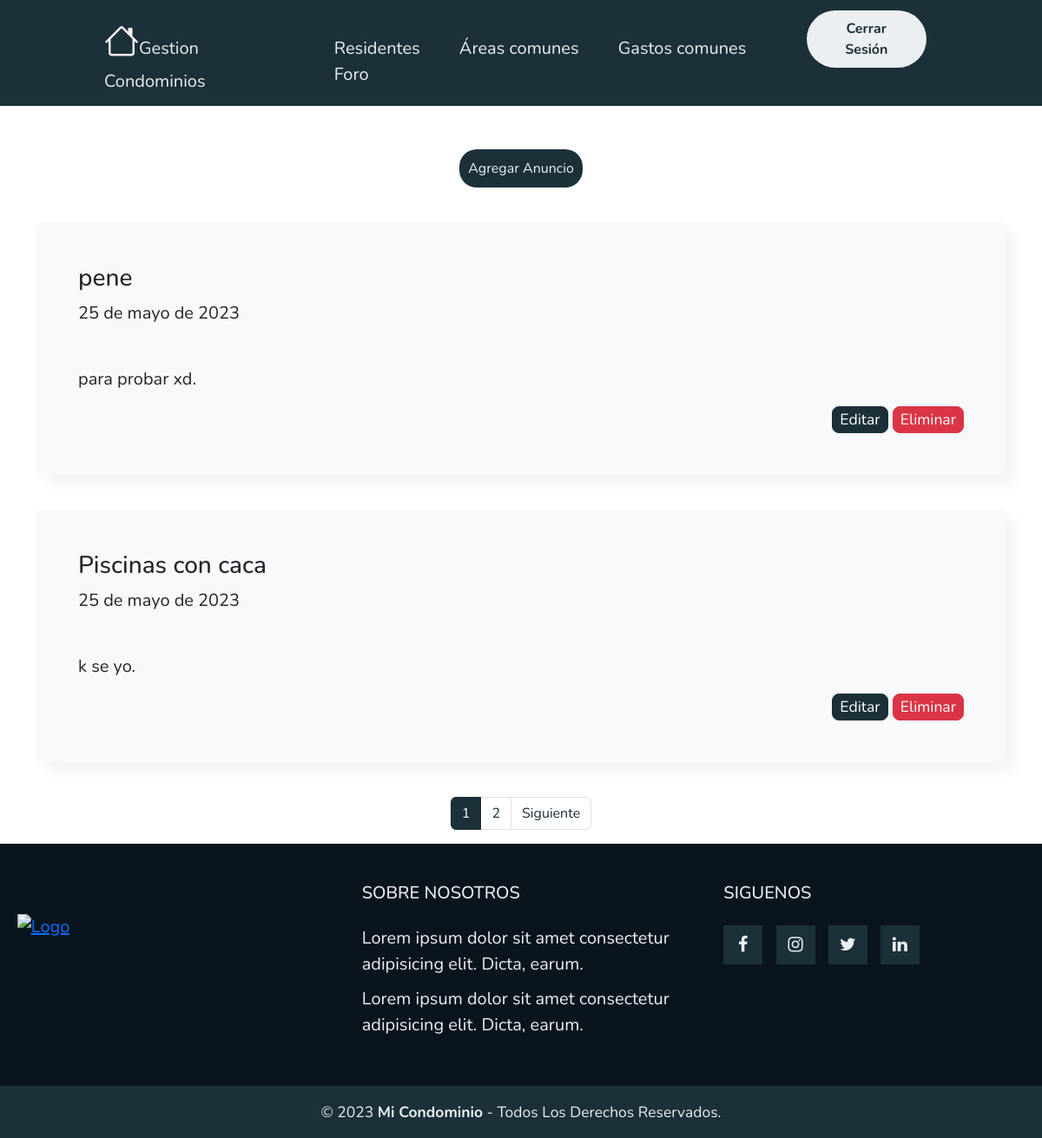
/Foro/ (signed in), run on an earlier commit of the app's database.
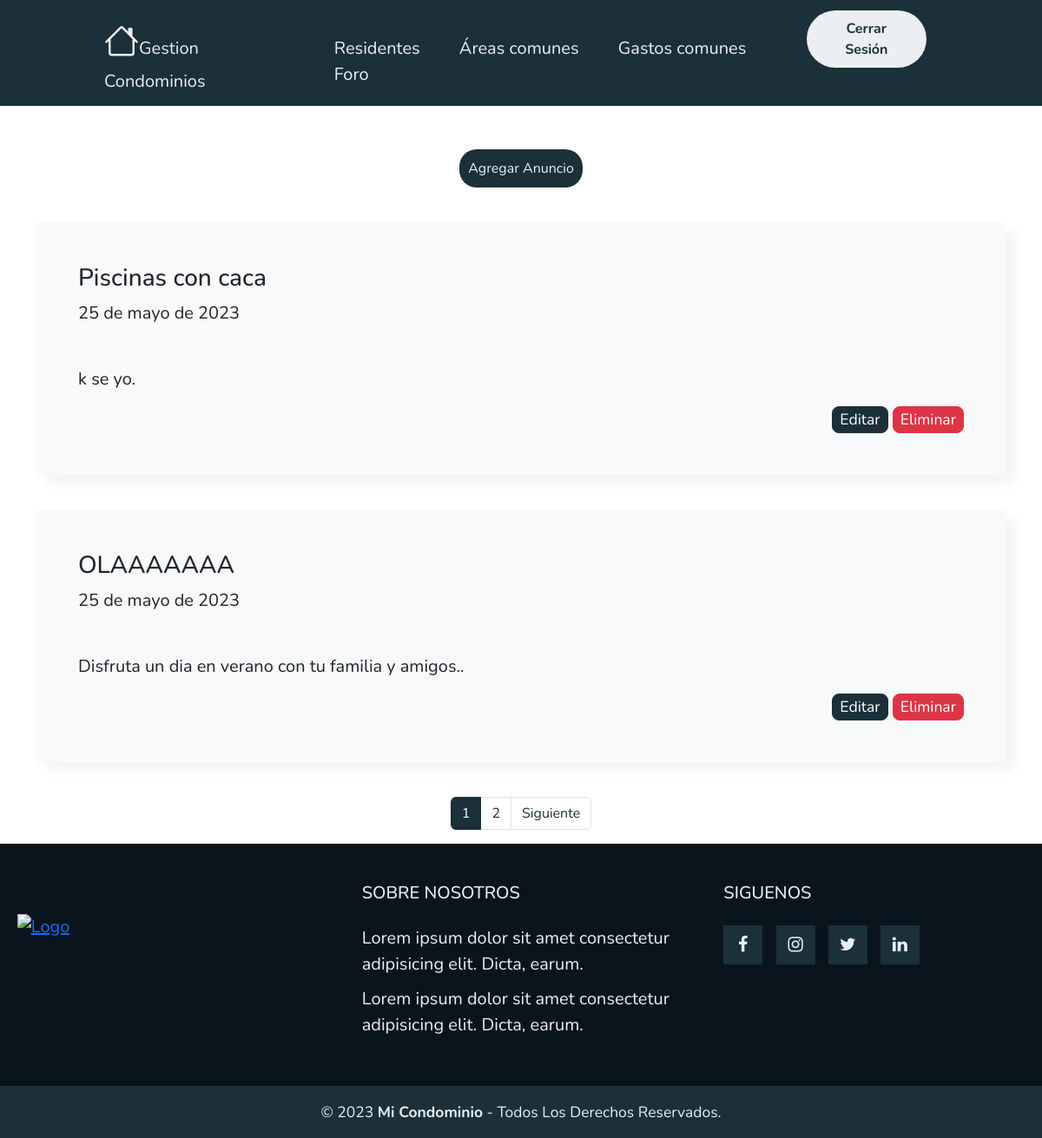
And on a later commit of the database.
### myapp/models.py (models this page shows, shortened)
class Anuncio(models.Model):
    titulo = models.CharField(max_length=50)
    descripcion = models.CharField(max_length=200)
    fecha = models.DateField(default=date.today)

### myapp/views.py (the view)
# urls.py: path('Foro/',Foro,name="Foro"),
@login_required
def Foro(request):
    data = Anuncio.objects.all()
    page = request.GET.get('page', 1)
    try:
        paginator = Paginator(data, 2)
        data = paginator.page(page)
    except:
        raise Http404
    return render(request, 'myapp/Anuncios/Foro.html',{'entity' : data,  'paginator':paginator})

### myapp/templates/myapp/Anuncios/Foro.html (shortened to what this page needs)
{% extends 'myapp/base.html' %}
{% block contenido %}
{% load static %}
{% if user.is_staff %}
<div style=" display: flex; align-items: center; justify-content: center; margin-top: 50px;">
    <a style="color: #e9f4fb; outline: none; background-color: #1b3039; border-radius: 20px; padding: 10px 10px 10px; text-decoration: none; "
        href="{% url 'CrearAnuncio' %}">Agregar Anuncio
    </a>
</div>
{% endif %}
<main class="container" style="margin-top: 20px; margin-bottom: 20px; font-size: 20px;">
    {% for entity in entity %}
    <div class="bg-body-tertiary p-5 rounded"
        style="margin-top: 40px; margin-bottom: 40px;box-shadow: 10px 10px 15px rgba(0, 0, 0, 0.05);">
        <h3>{{ entity.titulo }}</h3>
        <p>{{ entity.fecha }}</p>
        <br>
        <p class="">{{ entity.descripcion }}.</p>
        {% if user.is_staff %}
        <div class="d-flex justify-content-end">
            <a class="btn btn-lg btn-primary" href="{% url 'ModificarAnucio' entity.id %}" role="button">Editar</a>
            <a class="btn btn-lg btn-danger" href="#" onclick="EliminarAnuncio({{ entity.id }})"
                role="button">Eliminar</a>
        </div>
        {% endif %}
    </div>
    {% endfor %}
</main>
<div>
    {% include 'myapp/Paginator.html' %}
</div>
{% endblock %}

What changed in the data, as far as the page shows it:
removed Anuncio: titulo "pene", fecha "25 de mayo de 2023", descripcion "para probar xd"
now on this page (row unchanged): Anuncio: titulo "OLAAAAAAA", fecha "25 de mayo de 2023", descripcion "Disfruta un dia en verano con tu familia y amigos."
